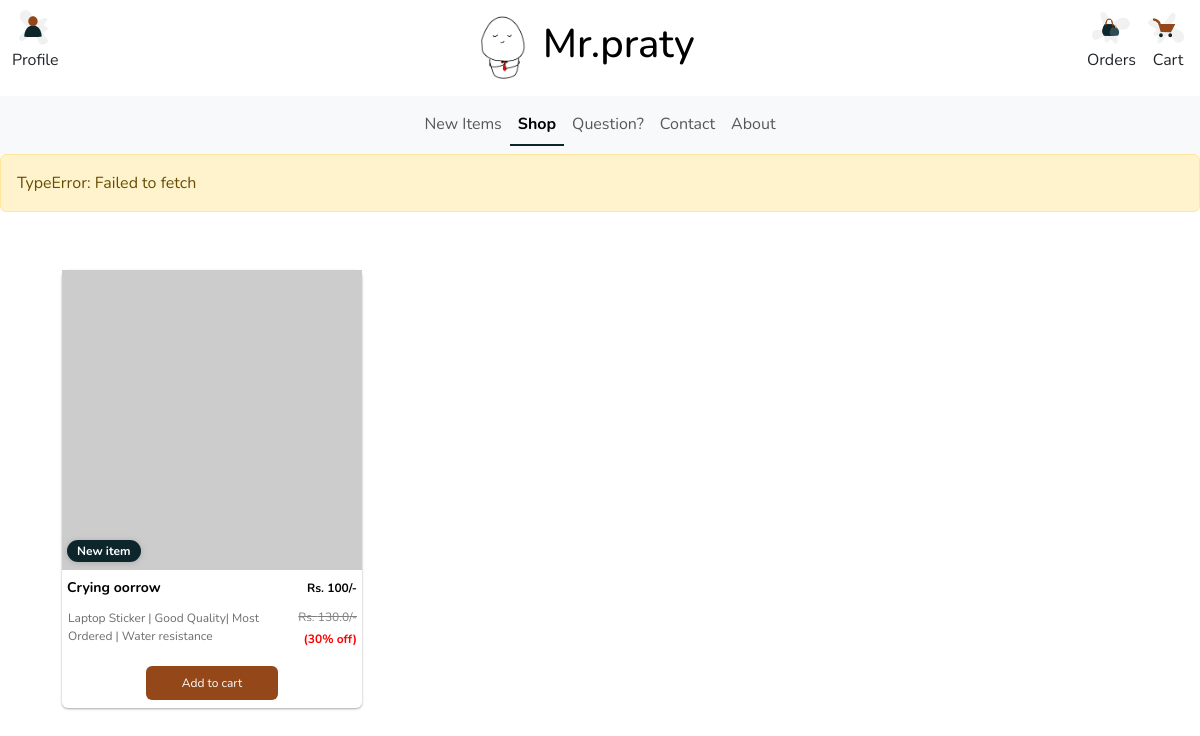
/shop (signed in), run on the app's committed database.
### PratyushDoodlesApp/models/ProductModel.py (models this page shows, shortened)
class ProductImage(db.Model):
    __tablename__ = 'product_image'
    id = db.Column(db.Integer, primary_key=True)
    picture_url = db.Column(db.String(255), nullable=False)
    product_id = db.Column(db.Integer, db.ForeignKey('product.id'), nullable=False)

class Product(db.Model):
    __tablename__ = 'product'
    id = db.Column(db.Integer, primary_key=True)
    name = db.Column(db.String(255), nullable=False)
    description = db.Column(db.String(255), nullable=False)
    price = db.Column(db.Integer, nullable=False)
    stock_quantity = db.Column(db.Integer, nullable=False)
    discount_percent = db.Column(db.Integer, nullable=True)
    product_highlight = db.Column(db.String(255), nullable=True)
    product_images = db.relationship('ProductImage', backref = 'of_product', lazy=True)
    def getDiscount(self):
        return self.price + ((self.price  *  self.discount_percent)/100)

### PratyushDoodlesApp/business/shop.py (the view)
@shop_bp.route('/')
@shop_bp.route('/shop')
def shop():
    user = get_current_user()
    products = Product.query.all()
    data = {
        'user': user,
        'products': products
    }
    return render_template('shop.html', data = data)

### PratyushDoodlesApp/business/auth.py (called while the page is built)
@login_manager.user_loader
def load_user(user_id):
    return User.query.get(int(user_id))

### PratyushDoodlesApp/business/util.py (called while the page is built)
def get_current_user():
    if  current_user.is_anonymous:
        return None
    return current_user

### PratyushDoodlesApp/templates/shop.html (shortened to what this page needs)
{% extends 'ui/base_page.html' %}
{% block content %}
<div class="container text-center mt-5 mb-5">
    <div class="row">
        {% if data.products %}
            {% for product in data.products %}
            <div style="width: 300px; margin-left: 10px; margin-right: 10px;">
                {% with product=product %}
                    {% include 'ui/product_card.html' %}
                {% endwith %}
            </div>
            {% endfor %}
        {% else %}
            <p>No products listed!</p>
        {% endif %}
    </div>
</div>
{% endblock %}

### PratyushDoodlesApp/templates/ui/product_card.html (shortened to what this page needs)
<div class="wsk-cp-product" style="width: 300px;">
    <div class="product-images">
        {% for product_image in product.product_images %}
        <img class="wsk-cp-img img-responsive" src="{{ product_image.picture_url }}" alt="Product" />
        {% endfor %}
        <b class="pill wcf-left"> {{product.product_highlight }} </b>
    </div>
    <div class="card-header p-1">
        <div class="wcf-left"><span class="product-name">{{ product.name }}</span></div>
        <div class="wcf-right"> <span class="product-price"> Rs. {{ product.price }}/-</span></div>
    </div>
    <div class="p-1 card-header pb-2">
        <span class="wcf-right product-before-discount">
            <s>Rs. {{ product.getDiscount() }}/-</s>
        </span>
        <div class="wcf-left text-start card-description">{{ product.description }}</div>
        <div class="wcf-right"><b class="product-discount"> ({{
            product.discount_percent }}% off) </b></div>
    </div>
    <span class="buy-btn m-2" product_id="{{ product.id }}" onclick="addItemToCart(this)">Add to cart</span>
</div>

### PratyushDoodlesApp/static/styles/custom.css (style rules this page uses)
* { margin: 0; padding: 0; box-sizing: border-box; }
body { margin: 0; padding: 0; }

### PratyushDoodlesApp/static/styles/product_card.css (style rules this page uses)
.wsk-cp-product { margin: 10px; height: auto; width: 100%; background: #fff; border-radius: 6px; box-shadow: 0 1px 3px rgba(0, 0, 0, 0.12), 0 1px 2px rgba(0, 0, 0, 0.24); }
.product-images { height: 300px; width: 100%; position: relative; }
.wsk-cp-img { height: 300px; width: 100%; position: absolute; top: 0; left: 0; opacity: 0; }
.card-header { margin: 1px; }
.card-header:after { content: ''; display: block; }
.card-header:after { clear: both; }
.card-header .wcf-left { float: left; }
.card-header .wcf-right { float: right; }
.product-name { font-size: 14px; width: 70%; text-align: left; font-weight: bold; color: rgb(0, 0, 0); }
.product-price { font-size: 12px; color: black; font-weight: bold; }
.product-before-discount { font-size: 12px; color: grey; }
.product-discount { font-size: 12px; color: red; }
.card-description { margin: 1px; font-size: 12px; width: 70%; color: rgb(109, 109, 109); }
.buy-btn { display: inline-block; color: #fefefe; text-align: left; font-size: 12px; transition: all 0.2s ease-in-out; border-color: #141414; background: #94481A; padding: 8px 36px; border-radius: 6px; margin: 0px 2px; margin-top: 8px; margin-bottom: 4px; }
.pill { display: block; position: relative; top: 90%; width: fit-content; align-items: center; justify-content: left; padding: 2px 10px; margin-left: 5px; border-radius: 100vw; background-color: #0D262C; box-shadow: 0 1px 6px 0 rgb(171, 171, 171); color: rgb(255, 255, 255); font-size: 12px; }

### PratyushDoodlesApp/static/styles/defaults.css (style rules this page uses)
* { font-family: 'Nunito', sans-serif; }

### data on the page
Product: product_highlight "New item", name "Crying oorrow", price "100", getDiscount "130.0", description "Laptop Sticker | Good Quality| Most Ordered | Water resistance", discount_percent "30"
